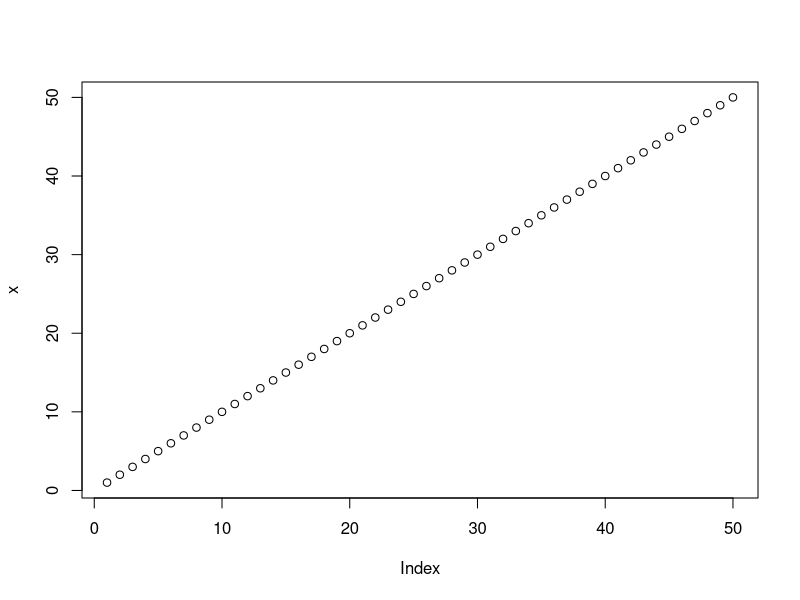
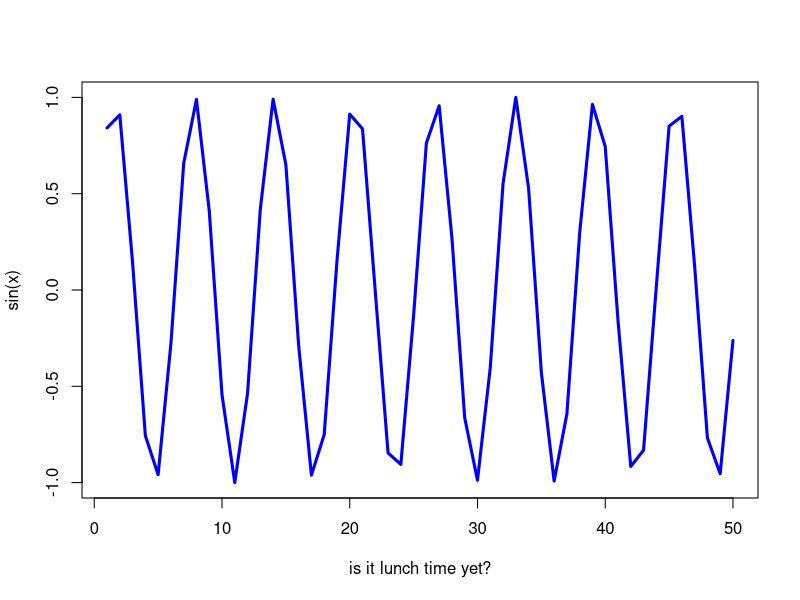
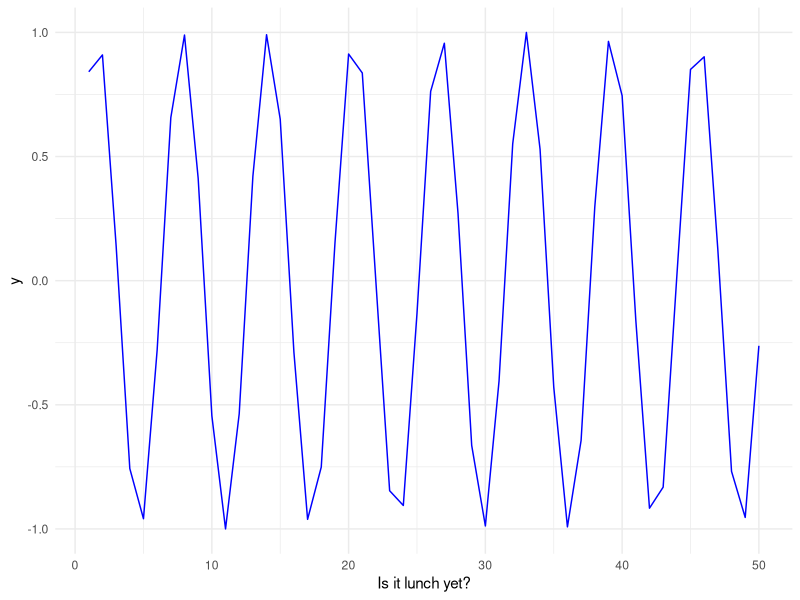

Recreate these plots in R, in order.
#' ---
#' title: "Lecture 4 R Intro"
#' author: "Mitchell Sullivan"
#' date: "January 16th, 2026"
#' ---
x <- 1:50
plot(x)
plot(x, sin(x), type = "l", col = "blue", lwd = 3, xlab = "is it lunch time yet?")

#A little extra
library(tidyverse)
df <- data.frame(x = x, y = sin(x))
plot <- df |> ggplot(aes(x, y)) +
  geom_line(color = "blue") +
  xlab("Is it lunch yet?") +
  theme_minimal()
plot
